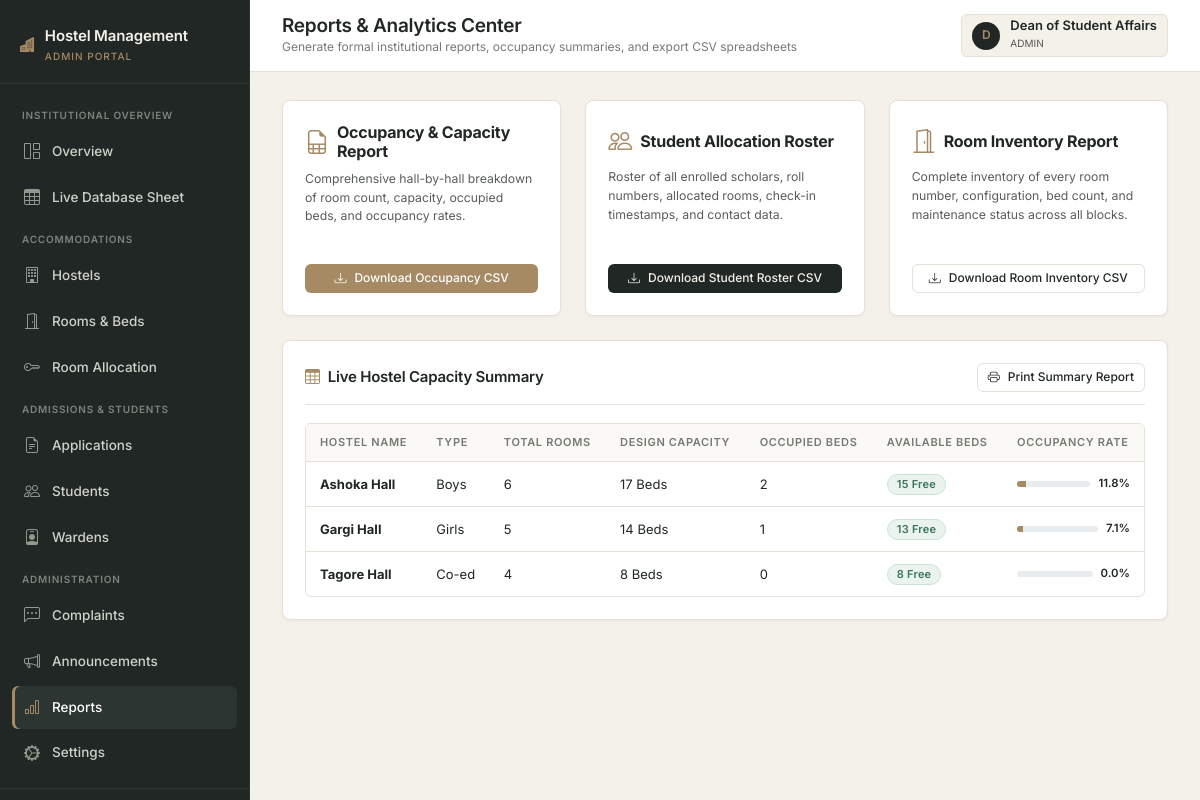
The page /admin/reports (signed in) on the database its author committed.
### app/models.py (models this page shows, shortened)
class User(UserMixin, db.Model):
    __tablename__ = "users"
    id = db.Column(db.Integer, primary_key=True)
    name = db.Column(db.String(100), nullable=False)
    email = db.Column(db.String(120), unique=True, nullable=False, index=True)
    password_hash = db.Column(db.String(255), nullable=False)
    role = db.Column(db.Enum("student", "warden", "admin", name="user_roles"), nullable=False)
    created_at = db.Column(db.DateTime, default=datetime.utcnow, nullable=False)
    student = db.relationship("Student", backref="user", uselist=False, cascade="all, delete-orphan")
    warden = db.relationship("Warden", backref="user", uselist=False, cascade="all, delete-orphan")

class Hostel(db.Model):
    __tablename__ = "hostels"
    id = db.Column(db.Integer, primary_key=True)
    hostel_name = db.Column(db.String(100), unique=True, nullable=False)
    hostel_type = db.Column(db.Enum("Boys", "Girls", "Co-ed", name="hostel_types"), nullable=False)
    address = db.Column(db.String(255), nullable=False)
    total_rooms = db.Column(db.Integer, default=0, nullable=False)
    description = db.Column(db.Text)
    rooms = db.relationship("Room", backref="hostel", cascade="all, delete-orphan", lazy="dynamic")
    wardens = db.relationship("Warden", backref="hostel", lazy="dynamic")
    complaints = db.relationship("Complaint", backref="hostel", lazy="dynamic")
    announcements = db.relationship("Announcement", backref="hostel", lazy="dynamic")
    @property
    def total_capacity(self):
        return sum(room.capacity for room in self.rooms)
    @property
    def total_occupied(self):
        return sum(room.occupied_count for room in self.rooms)
    @property
    def free_beds(self):
        return max(0, self.total_capacity - self.total_occupied)

class Room(db.Model):
    __tablename__ = "rooms"
    id = db.Column(db.Integer, primary_key=True)
    hostel_id = db.Column(db.Integer, db.ForeignKey("hostels.id", ondelete="CASCADE"), nullable=False)
    room_number = db.Column(db.String(10), nullable=False)
    room_type = db.Column(db.Enum("Single", "Double", "Triple", "Dormitory", name="room_types"), nullable=False)
    capacity = db.Column(db.SmallInteger, nullable=False)
    occupied_count = db.Column(db.SmallInteger, default=0, nullable=False)
    status = db.Column(db.Enum("Available", "Full", "Maintenance", name="room_status"), default="Available", nullable=False)
    __table_args__ = (
        db.UniqueConstraint("hostel_id", "room_number", name="uq_hostel_room_no"),
    )
    allocations = db.relationship("Allocation", backref="room", lazy="dynamic")

### app/admin/routes.py (the view)
@bp.route("/reports")
@login_required
@role_required("admin")
def reports():
    hostels = Hostel.query.all()
    all_rooms = Room.query.all()
    allocations = Allocation.query.filter(Allocation.status.in_(["Allocated", "Checked-In"])).all()
    complaints = Complaint.query.all()
    return render_template("admin/reports.html",
                           hostels=hostels,
                           rooms=all_rooms,
                           allocations=allocations,
                           complaints=complaints)

### app/__init__.py (called while the page is built)
@login_manager.user_loader
def load_user(user_id):
    from .models import User
    return db.session.get(User, int(user_id))

### app/templates/admin/reports.html (shortened to what this page needs)
{% extends "shared/base.html" %}
{% block page_title %}Reports & Analytics Center{% endblock %}
{% block page_subtitle %}Generate formal institutional reports, occupancy summaries, and export CSV spreadsheets{% endblock %}
{% block content %}
<div class="row g-4 mb-4">
  <div class="col-md-4">
    <div class="content-panel h-100 d-flex flex-column justify-content-between">
      <div>
        <div class="d-flex align-items-center gap-2 mb-2">
          <i class="bi bi-file-earmark-spreadsheet fs-4 text-warning" style="color: var(--accent-bronze) !important;"></i>
          <h3 class="h6 fw-bold mb-0">Occupancy & Capacity Report</h3>
        </div>
        <p class="text-muted small">Comprehensive hall-by-hall breakdown of room count, capacity, occupied beds, and occupancy rates.</p>
      </div>
      <a href="{{ url_for('admin.export_csv', report_type='occupancy') }}" class="btn-custom btn-bronze btn-sm-custom justify-content-center">
        <i class="bi bi-download"></i> Download Occupancy CSV
      </a>
    </div>
  </div>
  <div class="col-md-4">
    <div class="content-panel h-100 d-flex flex-column justify-content-between">
      <div>
        <div class="d-flex align-items-center gap-2 mb-2">
          <i class="bi bi-people fs-4 text-warning" style="color: var(--accent-bronze) !important;"></i>
          <h3 class="h6 fw-bold mb-0">Student Allocation Roster</h3>
        </div>
        <p class="text-muted small">Roster of all enrolled scholars, roll numbers, allocated rooms, check-in timestamps, and contact data.</p>
      </div>
      <a href="{{ url_for('admin.export_csv', report_type='students') }}" class="btn-custom btn-charcoal btn-sm-custom justify-content-center">
        <i class="bi bi-download"></i> Download Student Roster CSV
      </a>
    </div>
  </div>
  <div class="col-md-4">
    <div class="content-panel h-100 d-flex flex-column justify-content-between">
      <div>
        <div class="d-flex align-items-center gap-2 mb-2">
          <i class="bi bi-door-open fs-4 text-warning" style="color: var(--accent-bronze) !important;"></i>
          <h3 class="h6 fw-bold mb-0">Room Inventory Report</h3>
        </div>
        <p class="text-muted small">Complete inventory of every room number, configuration, bed count, and maintenance status across all blocks.</p>
      </div>
      <a href="{{ url_for('admin.export_csv', report_type='rooms') }}" class="btn-custom btn-outline-custom btn-sm-custom justify-content-center">
        <i class="bi bi-download"></i> Download Room Inventory CSV
      </a>
    </div>
  </div>
</div>
<div class="content-panel">
  <div class="panel-header">
    <h2 class="panel-title"><i class="bi bi-table text-warning" style="color: var(--accent-bronze) !important;"></i> Live Hostel Capacity Summary</h2>
    <button onclick="window.print()" class="btn-custom btn-outline-custom btn-sm-custom">
      <i class="bi bi-printer"></i> Print Summary Report
    </button>
  </div>
  <div class="table-responsive-wrapper">
    <table class="custom-table">
      <thead>
        <tr>
          <th>Hostel Name</th>
          <th>Type</th>
          <th>Total Rooms</th>
          <th>Design Capacity</th>
          <th>Occupied Beds</th>
          <th>Available Beds</th>
          <th>Occupancy Rate</th>
        </tr>
      </thead>
      <tbody>
        {% for h in hostels %}
          {% set rate = ((h.total_occupied / h.total_capacity) * 100)|round(1) if h.total_capacity > 0 else 0 %}
          <tr>
            <td class="fw-bold">{{ h.hostel_name }}</td>
            <td>{{ h.hostel_type }}</td>
            <td>{{ h.total_rooms }}</td>
            <td>{{ h.total_capacity }} Beds</td>
            <td>{{ h.total_occupied }}</td>
            <td><span class="custom-badge badge-available">{{ h.free_beds }} Free</span></td>
            <td>
              <div class="d-flex align-items-center gap-2">
                <div class="progress flex-grow-1" style="height: 6px;">
                  <div class="progress-bar" style="width: {{ rate }}%; background-color: var(--accent-bronze);"></div>
                </div>
                <span class="small fw-semibold">{{ rate }}%</span>
              </div>
            </td>
          </tr>
        {% endfor %}
      </tbody>
    </table>
  </div>
</div>
{% endblock %}

### app/templates/shared/base.html (shortened to what this page needs)
<!DOCTYPE html>
<html lang="en">
<head>
  <link rel="stylesheet" href="https://cdn.jsdelivr.net/npm/bootstrap@5.3.3/dist/css/bootstrap.min.css">
  <link rel="stylesheet" href="https://cdn.jsdelivr.net/npm/bootstrap-icons@1.11.3/font/bootstrap-icons.min.css">
  <link rel="stylesheet" href="{{ url_for('static', filename='css/main.css') }}">
</head>
<body>
{% if current_user.is_authenticated %}
  <div class="app-wrapper">
    <aside class="app-sidebar">
      <div class="sidebar-header">
        <div class="sidebar-brand">
          <i class="bi bi-buildings-fill text-warning" style="color: var(--accent-bronze) !important;"></i>
          <div>
            <div>Hostel Management</div>
            <small>{{ current_user.role }} portal</small>
          </div>
        </div>
      </div>
      <nav class="sidebar-nav">
        {% if current_user.role == 'admin' %}
          <div class="nav-section-title">Institutional Overview</div>
          <a href="{{ url_for('admin.overview') }}" class="{{ 'active' if request.endpoint == 'admin.overview' else '' }}">
            <i class="bi bi-grid-1x2"></i> Overview
          </a>
          <a href="{{ url_for('admin.sheets') }}" class="{{ 'active' if request.endpoint == 'admin.sheets' else '' }}">
            <i class="bi bi-table"></i> Live Database Sheet
          </a>
          <div class="nav-section-title">Accommodations</div>
          <a href="{{ url_for('admin.hostels') }}" class="{{ 'active' if request.endpoint == 'admin.hostels' else '' }}">
            <i class="bi bi-building"></i> Hostels
          </a>
          <a href="{{ url_for('admin.rooms') }}" class="{{ 'active' if request.endpoint == 'admin.rooms' else '' }}">
            <i class="bi bi-door-open"></i> Rooms & Beds
          </a>
          <a href="{{ url_for('admin.allocations') }}" class="{{ 'active' if request.endpoint == 'admin.allocations' else '' }}">
            <i class="bi bi-key"></i> Room Allocation
          </a>
          <div class="nav-section-title">Admissions & Students</div>
          <a href="{{ url_for('admin.applications') }}" class="{{ 'active' if request.endpoint == 'admin.applications' else '' }}">
            <i class="bi bi-file-earmark-text"></i> Applications
          </a>
          <a href="{{ url_for('admin.students') }}" class="{{ 'active' if request.endpoint == 'admin.students' else '' }}">
            <i class="bi bi-people"></i> Students
          </a>
          <a href="{{ url_for('admin.wardens') }}" class="{{ 'active' if request.endpoint == 'admin.wardens' else '' }}">
            <i class="bi bi-person-badge"></i> Wardens
          </a>
          <div class="nav-section-title">Administration</div>
          <a href="{{ url_for('admin.complaints') }}" class="{{ 'active' if request.endpoint == 'admin.complaints' else '' }}">
            <i class="bi bi-chat-left-dots"></i> Complaints
          </a>
          <a href="{{ url_for('admin.announcements') }}" class="{{ 'active' if request.endpoint == 'admin.announcements' else '' }}">
            <i class="bi bi-megaphone"></i> Announcements
          </a>
          <a href="{{ url_for('admin.reports') }}" class="{{ 'active' if request.endpoint == 'admin.reports' else '' }}">
            <i class="bi bi-bar-chart"></i> Reports
          </a>
          <a href="{{ url_for('admin.settings') }}" class="{{ 'active' if request.endpoint == 'admin.settings' else '' }}">
            <i class="bi bi-gear-wide-connected"></i> Settings
          </a>
        {% endif %}
      </nav>
      <div class="sidebar-footer">
      </div>
    </aside>
    <div class="app-main">
      <header class="app-topbar">
        <div class="d-flex align-items-center gap-3">
          <div class="topbar-title">
            <h1>{% block page_title %}Dashboard{% endblock %}</h1>
            <div class="breadcrumb-sub">{% block page_subtitle %}{{ college_name }}{% endblock %}</div>
          </div>
        </div>
        <div class="topbar-actions">
          <div class="user-profile-badge">
            <div class="user-avatar">{{ current_user.name[:1] }}</div>
            <div>
              <div class="fw-semibold lh-1">{{ current_user.name }}</div>
              <small class="text-muted text-uppercase" style="font-size: 10px;">{{ current_user.role }}</small>
            </div>
          </div>
        </div>
      </header>
      <div class="app-content">
        {% block content %}{% endblock %}
      </div>
    </div>
  </div>
{% endif %}
</body>
</html>

### rows shown on the page
User: role "ADMIN", name "D", name "Dean of Student Affairs"
Hostel: hostel_name "Ashoka Hall", hostel_type "Boys", total_rooms "6", total_capacity "17", total_occupied "2", free_beds "15", rate "11.8"
Hostel: hostel_name "Gargi Hall", hostel_type "Girls", total_rooms "5", total_capacity "14", total_occupied "1", free_beds "13", rate "7.1"
Hostel: hostel_name "Tagore Hall", hostel_type "Co-ed", total_rooms "4", total_capacity "8", total_occupied "0", free_beds "8", rate "0.0"
